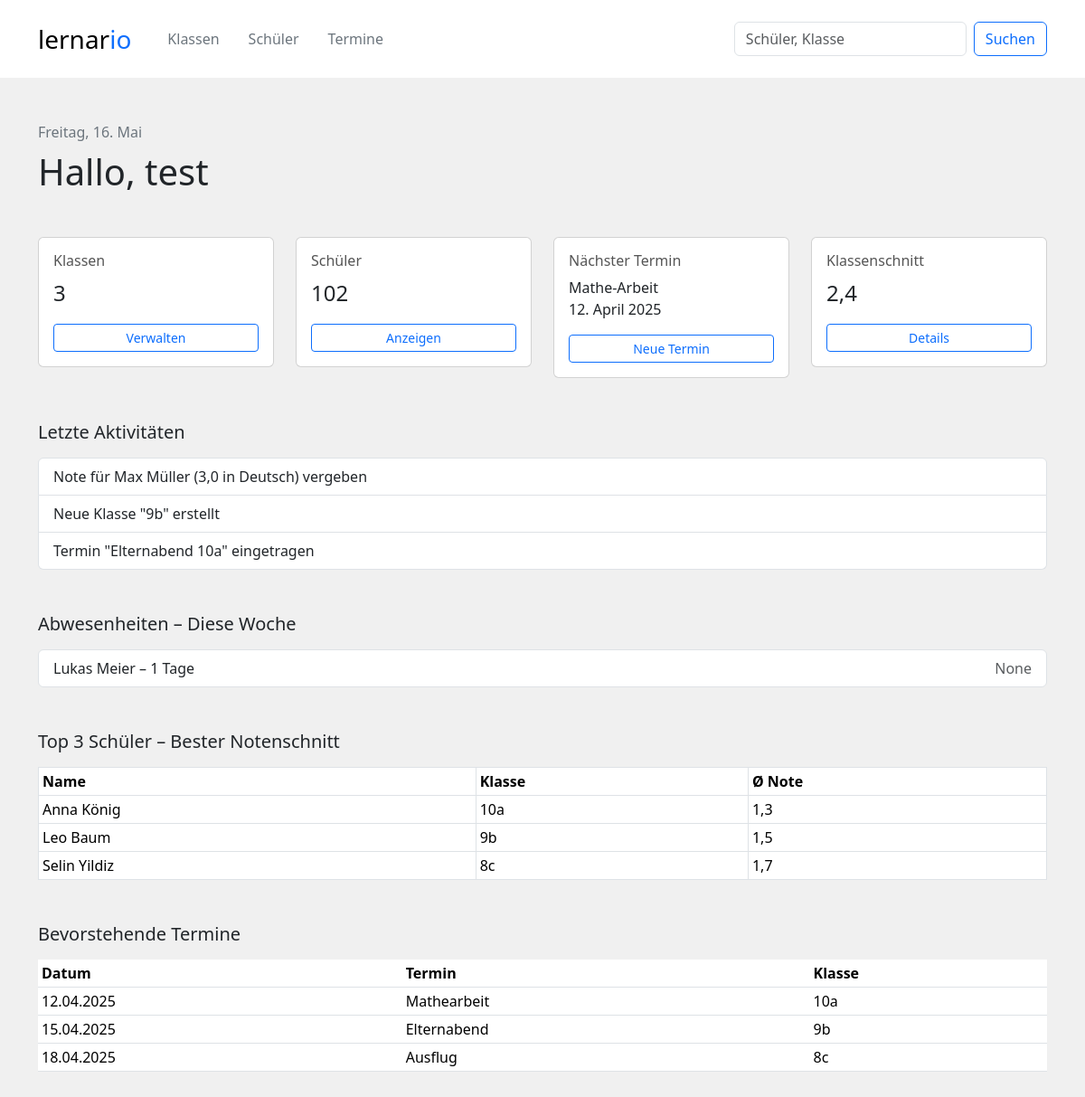
Screenshot of /homepage (signed in) with the database file from the repository.
### tables this page shows
CREATE TABLE lehrer (
    lehrer_id INTEGER PRIMARY KEY,
    vorname TEXT,
    nachname TEXT,
    email TEXT UNIQUE,
    passwort TEXT
);

CREATE TABLE schueler (
    schueler_id INTEGER PRIMARY KEY,
    klasse_id INTEGER,
    vorname TEXT,
    nachname TEXT,
    FOREIGN KEY (klasse_id) REFERENCES klassen(klasse_id) ON DELETE CASCADE
);

### app.py (the view)
@app.route('/homepage')
def homepage():
    cur_lehrer_id = session['current_teacher_id']
    vorname_des_benutzers = gib_vornamen_des_aktuellen_benutzers()
    klassenanzahl = class_service.gib_klassenanzahl(cur_lehrer_id)
    schueler_mit_fehlzeiten_in_dieser_woche = schueler_service.gib_abwesenheiten_von_dieser_woche()
    datum = date.today()
    formatiertes_datum = format_date(datum, "eeee, d. MMMM", "de")
    return render_template('homepage.html',
                           datum=formatiertes_datum,
                           vorname_des_benutzers=vorname_des_benutzers,
                           klassenanzahl=klassenanzahl,
                           schueler_mit_fehlzeiten_in_dieser_woche=schueler_mit_fehlzeiten_in_dieser_woche,
                           active_page="homepage")

### controllers/teacher_controller.py (called while the page is built)
def gib_vornamen_des_aktuellen_benutzers() -> int:
    aktueller_benutzer = gib_lehrer(session['current_teacher_id'])
    return aktueller_benutzer[0]['vorname']

### services/class_service.py (called while the page is built)
def gib_klassenanzahl(lehrer_id: int) -> int:
    result = query_db("""
    select COUNT(*) as klassenanzahl from unterrichte
    where lehrer_id = ?;
    """, (lehrer_id, ))
    return result[0]["klassenanzahl"]

### services/schueler_service.py (called while the page is built)
def gib_abwesenheiten_von_dieser_woche():
    data = query_db(
        """
        select
            schueler.schueler_id,
            schueler.vorname,
            schueler.nachname,
            klassen.klassenname,
            COUNT(DISTINCT abwesenheiten.abwesenheit_id) AS abwesenheiten,
            ROUND(AVG(noten.note), 1) AS notenschnitt
        from schueler
            left JOIN klassen ON schueler.klasse_id = klassen.klasse_id
            left JOIN abwesenheiten ON schueler.schueler_id = abwesenheiten.schueler_id
            left JOIN noten ON schueler.schueler_id = noten.schueler_id
        GROUP BY noten.schueler_id
    """)
    return data

### services/sqllite_db.py (called while the page is built)
def query_db(query, params=(), commit=False):
    with sqlite3.connect(DB_PATH) as conn:
        conn.execute("PRAGMA foreign_keys = ON")#Wichtig damit ON DELETE CASCADE funktioniert
        conn.row_factory = sqlite3.Row
        cursor = conn.cursor()
        cursor.execute(query, params)
        if commit:
            conn.commit()
        data = cursor.fetchall()
        return [dict(row) for row in data]

### services/teacher_service.py (called while the page is built)
def gib_lehrer(lehrer_id: int):
    result = query_db("""
        select * from lehrer
        where lehrer_id == ?
    """, (lehrer_id, ))
    return result

### templates/homepage.html (shortened to what this page needs)
{% extends "components/layout.html" %}
{% block content %}
<div class="container py-4">
    <p class="text-secondary mt-4 mb-2">{{ datum }}</p>
    <h1 class="mb-5">Hallo, {{ vorname_des_benutzers }}</h1>
    <div class="row g-4">
        <div class="col-md-3">
            <div class="card p-3">
                <h6 class="card-title">Klassen</h6>
                <p class="card-text fs-4">{{ klassenanzahl }}</p>
                <a href="{{ url_for('klassen.uebersicht') }}" class="btn btn-outline-primary btn-sm">Verwalten</a>
            </div>
        </div>
        <div class="col-md-3">
            <div class="card p-3">
                <h6 class="card-title">Schüler</h6>
                <p class="card-text fs-4">102</p>
                <a href="{{ url_for('schueler.uebersicht') }}" class="btn btn-outline-primary btn-sm">Anzeigen</a>
            </div>
        </div>
        <div class="col-md-3">
            <div class="card p-3">
                <h6 class="card-title">Nächster Termin</h6>
                <p class="card-text">Mathe-Arbeit<br>12. April 2025</p>
                <a href="{{ url_for('termine.uebersicht') }}" class="btn btn-outline-primary btn-sm">Neue Termin</a>
            </div>
        </div>
        <div class="col-md-3">
            <div class="card p-3">
                <h6 class="card-title">Klassenschnitt</h6>
                <p class="card-text fs-4">2,4</p>
                <a href="#" class="btn btn-outline-primary btn-sm">Details</a>
            </div>
        </div>
    </div>
    <div class="mt-5">
        <h5 class="mb-3">Letzte Aktivitäten</h5>
        <ul class="list-group">
            <li class="list-group-item">Note für Max Müller (3,0 in Deutsch) vergeben</li>
            <li class="list-group-item">Neue Klasse "9b" erstellt</li>
            <li class="list-group-item">Termin "Elternabend 10a" eingetragen</li>
        </ul>
    </div>
    <div class="mt-5">
        <h5 class="mb-3">Abwesenheiten – Diese Woche</h5>
        <ul class="list-group">
            {% for schueler in schueler_mit_fehlzeiten_in_dieser_woche %}
            <li class="list-group-item d-flex justify-content-between">
                <span>{{schueler.vorname}} {{ schueler.nachname }} – {{ schueler.abwesenheiten }} Tage</span>
                <span class="text-muted">{{ schueler.klassenname }}</span>
            </li>
            {% endfor %}
        </ul>
    </div>
    <div class="mt-5">
        <h5 class="mb-3">Top 3 Schüler – Bester Notenschnitt</h5>
        <table class="table table-sm table-bordered bg-white">
            <thead>
                <tr>
                    <th>Name</th>
                    <th>Klasse</th>
                    <th>Ø Note</th>
                </tr>
            </thead>
            <tbody>
                <tr>
                    <td>Anna König</td>
                    <td>10a</td>
                    <td>1,3</td>
                </tr>
                <tr>
                    <td>Leo Baum</td>
                    <td>9b</td>
                    <td>1,5</td>
                </tr>
                <tr>
                    <td>Selin Yildiz</td>
                    <td>8c</td>
                    <td>1,7</td>
                </tr>
            </tbody>
        </table>
    </div>
    <div class="mt-5">
        <h5 class="mb-3">Bevorstehende Termine</h5>
        <table class="table table-sm table-hover bg-white">
            <thead>
                <tr>
                    <th>Datum</th>
                    <th>Termin</th>
                    <th>Klasse</th>
                </tr>
            </thead>
            <tbody>
                <tr>
                    <td>12.04.2025</td>
                    <td>Mathearbeit</td>
                    <td>10a</td>
                </tr>
                <tr>
                    <td>15.04.2025</td>
                    <td>Elternabend</td>
                    <td>9b</td>
                </tr>
                <tr>
                    <td>18.04.2025</td>
                    <td>Ausflug</td>
                    <td>8c</td>
                </tr>
            </tbody>
        </table>
    </div>
</div>
{% endblock %}

### templates/components/layout.html (style rules this page uses)
body { background: linear-gradient(310deg, rgb(240, 240, 240) 0%, rgb(240, 240, 240) 100%); font-family: 'Segoe UI', sans-serif; }
.card-title { color: #555; font-size: 1rem; }

### rows the page displays
lehrer: vorname "test"
schueler: vorname "Lukas", nachname "Meier", abwesenheiten "1", klassenname "None"

### other values shown
{{ datum }} "Freitag, 16. Mai"
{{ klassenanzahl }} "3"
